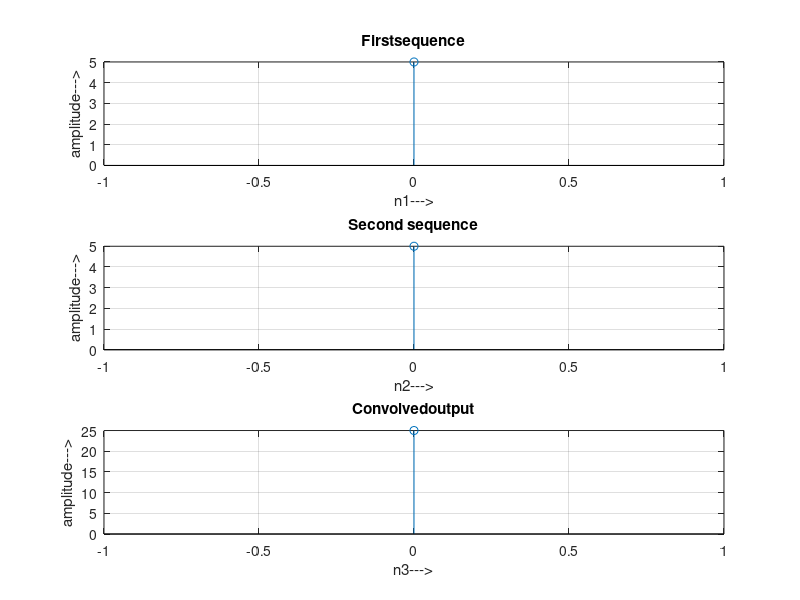

MATLAB code to generate this figure:
clc;
clear;
close all;

x1=input('Enter the first sequence x1(n) = ');
x2=input('Enter the second sequence x2(n) = ');
L=length(x1);
M=length(x2);
N=L+M-1;
yn=conv(x1,x2);
disp('The values of yn are= ');
disp(yn);

n1=0:L-1;
subplot(311);
stem(n1,x1);
grid on;
xlabel('n1--->');
ylabel('amplitude--->');
title('Firstsequence');

n2=0:M-1;
subplot(312);
stem(n2,x2);
grid on;
xlabel('n2--->');
ylabel('amplitude--->');
title('Second sequence');

n3=0:N-1;
subplot(313);
stem(n3,yn);
grid on;
xlabel('n3--->');
ylabel('amplitude--->');
title('Convolvedoutput');